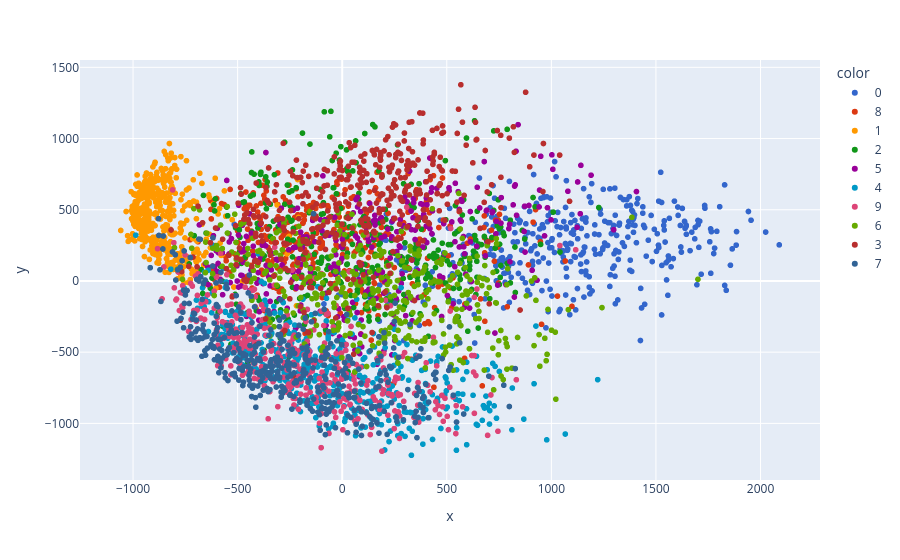

Write notebook code for a chart like this one.
### Code cell
import plotly.express as px

# Convert labels to string so that they are treated as categories
y_train_trf = y_train.astype(str)

fig = px.scatter(
    x=X_train_trf[:, 0],
    y=X_train_trf[:, 1],
    color=y_train_trf,
    color_discrete_sequence=px.colors.qualitative.G10
)

fig.show()

### Figure 1 — Plotly figure (JSON) as saved in the notebook; plotly's stock layout.template omitted (floating-point values rounded to 4 significant figures; data arrays with more than 128 entries replaced by an {"elided": "..."} marker saying what was removed)
{"data": [{"hovertemplate": "color=0<br>x=%{x}<br>y=%{y}<extra></extra>", "legendgroup": "0", "marker": {"color": "#3366CC", "symbol": "circle"}, "mode": "markers", "name": "0", "showlegend": true, "type": "scattergl", "x": {"elided": "383 float values"}, "xaxis": "x", "y": {"elided": "383 float values"}, "yaxis": "y"}, {"hovertemplate": "color=8<br>x=%{x}<br>y=%{y}<extra></extra>", "legendgroup": "8", "marker": {"color": "#DC3912", "symbol": "circle"}, "mode": "markers", "name": "8", "showlegend": true, "type": "scattergl", "x": {"elided": "370 float values"}, "xaxis": "x", "y": {"elided": "370 float values"}, "yaxis": "y"}, {"hovertemplate": "color=1<br>x=%{x}<br>y=%{y}<extra></extra>", "legendgroup": "1", "marker": {"color": "#FF9900", "symbol": "circle"}, "mode": "markers", "name": "1", "showlegend": true, "type": "scattergl", "x": {"elided": "450 float values"}, "xaxis": "x", "y": {"elided": "450 float values"}, "yaxis": "y"}, {"hovertemplate": "color=2<br>x=%{x}<br>y=%{y}<extra></extra>", "legendgroup": "2", "marker": {"color": "#109618", "symbol": "circle"}, "mode": "markers", "name": "2", "showlegend": true, "type": "scattergl", "x": {"elided": "391 float values"}, "xaxis": "x", "y": {"elided": "391 float values"}, "yaxis": "y"}, {"hovertemplate": "color=5<br>x=%{x}<br>y=%{y}<extra></extra>", "legendgroup": "5", "marker": {"color": "#990099", "symbol": "circle"}, "mode": "markers", "name": "5", "showlegend": true, "type": "scattergl", "x": {"elided": "347 float values"}, "xaxis": "x", "y": {"elided": "347 float values"}, "yaxis": "y"}, {"hovertemplate": "color=4<br>x=%{x}<br>y=%{y}<extra></extra>", "legendgroup": "4", "marker": {"color": "#0099C6", "symbol": "circle"}, "mode": "markers", "name": "4", "showlegend": true, "type": "scattergl", "x": {"elided": "428 float values"}, "xaxis": "x", "y": {"elided": "428 float values"}, "yaxis": "y"}, {"hovertemplate": "color=9<br>x=%{x}<br>y=%{y}<extra></extra>", "legendgroup": "9", "marker": {"color": "#DD4477", "symbol": "circle"}, "mode": "markers", "name": "9", "showlegend": true, "type": "scattergl", "x": {"elided": "396 float values"}, "xaxis": "x", "y": {"elided": "396 float values"}, "yaxis": "y"}, {"hovertemplate": "color=6<br>x=%{x}<br>y=%{y}<extra></extra>", "legendgroup": "6", "marker": {"color": "#66AA00", "symbol": "circle"}, "mode": "markers", "name": "6", "showlegend": true, "type": "scattergl", "x": {"elided": "401 float values"}, "xaxis": "x", "y": {"elided": "401 float values"}, "yaxis": "y"}, {"hovertemplate": "color=3<br>x=%{x}<br>y=%{y}<extra></extra>", "legendgroup": "3", "marker": {"color": "#B82E2E", "symbol": "circle"}, "mode": "markers", "name": "3", "showlegend": true, "type": "scattergl", "x": {"elided": "394 float values"}, "xaxis": "x", "y": {"elided": "394 float values"}, "yaxis": "y"}, {"hovertemplate": "color=7<br>x=%{x}<br>y=%{y}<extra></extra>", "legendgroup": "7", "marker": {"color": "#316395", "symbol": "circle"}, "mode": "markers", "name": "7", "showlegend": true, "type": "scattergl", "x": {"elided": "440 float values"}, "xaxis": "x", "y": {"elided": "440 float values"}, "yaxis": "y"}], "layout": {"legend": {"title": {"text": "color"}, "tracegroupgap": 0}, "margin": {"t": 60}, "xaxis": {"anchor": "y", "domain": [0, 1], "title": {"text": "x"}}, "yaxis": {"anchor": "x", "domain": [0, 1], "title": {"text": "y"}}}}
